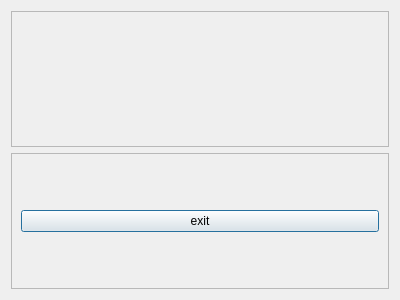
<?xml version="1.0" encoding="UTF-8"?>
<ui version="4.0">
 <class>InvoiceDialog</class>
 <widget class="QDialog" name="InvoiceDialog">
  <property name="geometry">
   <rect>
    <x>0</x>
    <y>0</y>
    <width>400</width>
    <height>300</height>
   </rect>
  </property>
  <property name="windowTitle">
   <string>Dialog</string>
  </property>
  <layout class="QVBoxLayout" name="verticalLayout">
   <item>
    <widget class="QFrame" name="frame_widget">
     <property name="frameShape">
      <enum>QFrame::StyledPanel</enum>
     </property>
     <property name="frameShadow">
      <enum>QFrame::Raised</enum>
     </property>
     <layout class="QVBoxLayout" name="layout_wdget"/>
    </widget>
   </item>
   <item>
    <widget class="QFrame" name="frame_button">
     <property name="frameShape">
      <enum>QFrame::StyledPanel</enum>
     </property>
     <property name="frameShadow">
      <enum>QFrame::Raised</enum>
     </property>
     <layout class="QHBoxLayout" name="horizontalLayout">
      <item>
       <widget class="QPushButton" name="button_exit">
        <property name="text">
         <string>exit</string>
        </property>
       </widget>
      </item>
     </layout>
    </widget>
   </item>
  </layout>
 </widget>
 <resources/>
 <connections/>
</ui>
